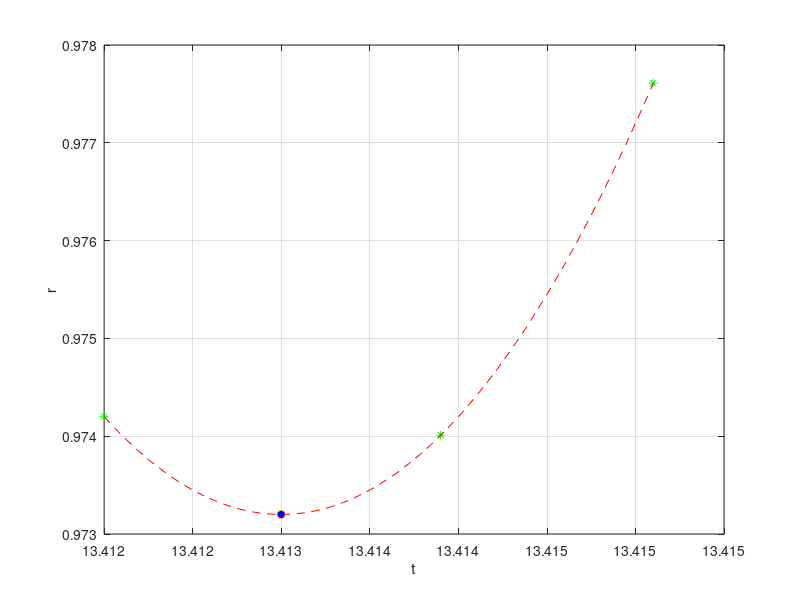

Here is the MATLAB script that generated this plot: (Note: this script raises an error after producing the figure.)
x0 = [-1,0.9,2.1]';
figure(1);
k = 1e-3;
plot(x0*k+13.413, x0.^2/1000+0.9732, '*', 'color', 'green');
hold on
xx = linspace(x0(1), x0(3));
plot(xx*k+13.413, xx.^2/1000+0.9732, '--', 'color', 'red');
plot(13.413, 0.9732, 'o', 'MarkerFaceColor','blue');
grid on
xlabel("t");
ylabel("r");

%%

figure(2);
for k = logspace(-10,0)
    x = x0*k+100;
    y = (x-100).^2;
    [xv,yv] = findmin1(x,y);
    scatter(k,abs(xv-100), 'black');
    hold on;
    [xv,yv] = findmin2(x,y);
    scatter(k,abs(xv-100), 'red');
    hold on;
end
grid on
set(gca, 'XScale', 'log')
set(gca, 'YScale', 'log')
legend(["fit", "analytical"])
xlabel("dt")
ylabel("estimated t_{peri}")





function [xv,yv] = findmin1(x,y)
    f=fit(x,y,'poly2');
    coef = coeffvalues(f);
    a = coef(1);
    b = coef(2);
    c = coef(3);
    xv = -b/(2*a);
    yv = c-b^2/(4*a);
end

function [xv,yv] = findmin2(x,y)
    k1 = (x(1)-x(2))*(x(1)-x(3));
    k2 = (x(2)-x(1))*(x(2)-x(3));
    k3 = (x(3)-x(1))*(x(3)-x(2));
    a = y(1)/k1 + y(2)/k2 + y(3)/k3;
    b = -y(1)*(x(2)+x(3))/k1 - y(2)*(x(1)+x(3))/k2 - y(3)*(x(1)+x(2))/k3;
    c = y(1)*x(2)*x(3)/k1 + y(2)*x(1)*x(3)/k2 + y(3)*x(1)*x(2)/k3;
    xv = -b/(2*a);
    yv = c-b^2/(4*a);
end
